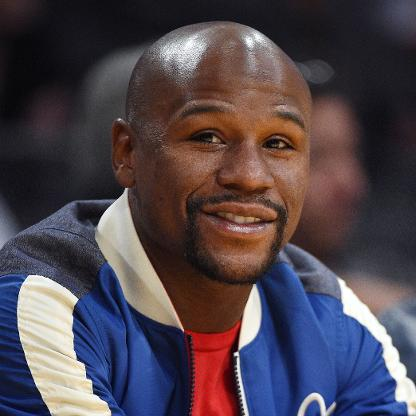
#> input picture PythonProject/readonly/floyd.jpg, 416 x 416 px
$ jupyter execute --allow-errors module_3.ipynb
#> lines starting #> are read from the running program, lines starting #| are printed output that depends on the picture
## Release the Kraken!

[cell 1]
# The next library we're going to look at is called Kraken, which was developed by Université
# PSL in Paris. It's actually based on a slightly older code base, OCRopus. You can see how the
# flexible open-source licenses allow new ideas to grow by building upon older ideas. And, in
# this case, I fully support the idea that the Kraken - a mythical massive sea creature - is the
# natural progression of an octopus!
#
# What we are going to use Kraken for is to detect lines of text as bounding boxes in a given
# image. The biggest limitation of tesseract is the lack of a layout engine inside of it. Tesseract
# expects to be using fairly clean text, and gets confused if we don't crop out other artifacts.
# It's not bad, but Kraken can help us out be segmenting pages. Lets take a look.

[cell 2]
# First, we'll take a look at the kraken module itself
import kraken
help(kraken)

[cell 3]
# There isn't much of a discussion here, but there are a number of sub-modules that look
# interesting. I spend a bit of time on their website, and I think the pageseg module, which
# handles all of the page segmentation, is the one we want to use. Lets look at it
from kraken import pageseg
help(pageseg)

[cell 4]
# So it looks like there are a few different functions we can call, and the segment
# function looks particularly appropriate. I love how expressive this library is on the
# documentation front -- I can see immediately that we are working with PIL.Image files,
# and the author has even indicated that we need to pass in either a binarized (e.g. '1')
# or grayscale (e.g. 'L') image. We can also see that the return value is a dictionary
# object with two keys, "text_direction" which will return to us a string of the
# direction of the text, and "boxes" which appears to be a list of tuples, where each
# tuple is a box in the original image.
#
# Lets try this on the image of text. I have a simple bit of text in a file called
# two_col.png which is from a newspaper on campus here
from PIL import Image
#> (the rest of this cell did not finish here and is left out)

[cell 5]
# Ok, pretty simple two column text and then a list of lists which are the bounding boxes of
# lines of that text. Lets write a little routine to try and see the effects a bit more
# clearly. I'm going to clean up my act a bit and write real documentation too, it's a good
# practice
# [18 lines left out: function show_boxes, not called in this run]

# To test this, lets use display
#> (the rest of this cell did not finish here and is left out)

[cell 6]
# Not bad at all! It's interesting to see that kraken isn't completely sure what to do with this
# two column format. In some cases, kraken has identified a line in just a single column, while
# in other cases kraken has spanned the line marker all the way across the page. Does this matter?
# Well, it really depends on our goal. In this case, I want to see if we can improve a bit on this.
#
# So we're going to go a bit off script here. While this week of lectures is about libraries, the
# goal of this last course is to give you confidence that you can apply your knowledge to actual
# programming tasks, even if the library you are using doesn't quite do what you want.
#
# I'd like to pause the video for the moment and collect your thoughts. Looking at the image above,
# with the two column example and red boxes, how do you think we might modify this image to improve
# kraken's ability to text lines?

[cell 7]
# Thanks for sharing your thoughts, I'm looking forward to seeing the breadth of ideas that everyone
# in the course comes up with. Here's my partial solution -- while looking through the kraken docs on
# the pageseg() function I saw that there are a few parameters we can supply in order to improve
# segmentation. One of these is the black_colseps parameter. If set to True, kraken will assume that
# columns will be separated by black lines. This isn't our case here, but, I think we have all of the
# tools to go through and actually change the source image to have a black separator between columns.
#
# The first step is that I want to update the show_boxes() function. I'm just going to do a quick
# copy and paste from the above but add in the black_colseps=True parameter
# [18 lines left out: function show_boxes, not called in this run]

[cell 8]
# The next step is to think of the algorithm we want to apply to detect a white column separator.
# In experimenting a bit I decided that I only wanted to add the separator if the space of was
# at least 25 pixels wide, which is roughly the width of a character, and six lines high. The
# width is easy, lets just make a variable
char_width=25
#> char_width = 25
# The height is harder, since it depends on the height of the text. I'm going to write a routine
# to calculate the average height of a line
# [16 lines left out: function calculate_line_height, not called in this run]

# And lets test this with the image with have been using
#> (the rest of this cell did not finish here and is left out)

#> (a cell that did not finish here is left out)

[cell 10]
# It seems we will want to have a function which, given a pixel in an image, can check to see
# if that pixel has whitespace to the right and below it. Essentially, we want to test to see
# if the pixel is the upper left corner of something that looks like the gap_box. If so, then
# we should insert a line to "break up" this box before sending to kraken
#
# Lets call this new function gap_check
# [28 lines left out: function gap_check, not called in this run]

[cell 11]
# Alright, we have a function to check for a gap, called gap_check. What should we do once
# we find a gap? For this, lets just draw a line in the middle of it. Lets create a new function
# [19 lines left out: function draw_sep, not called in this run]
    # and we don't have anything we need to return from this, because we modified the image

[cell 12]
# Now, lets try it all out. This is pretty easy, we can just iterate through each pixel
# in the image, check if there is a gap, then insert a line if there is.
# [14 lines left out: function process_image, not called in this run]

# Lets read in our test image and convert it through binarization
#> (the rest of this cell did not finish here and is left out)

#> (a cell that did not finish here is left out)

[cell 14]
# Looks like that is pretty accurate, and fixes the problem we faced. Feel free to experiment
# with different settings for the gap heights and width and share in the forums. You'll notice though
# method we created is really quite slow, which is a bit of a problem if we wanted to use
# this on larger text. But I wanted to show you how you can mix your own logic and work with
# libraries you're using. Just because Kraken didn't work perfectly, doesn't mean we can't
# build something more specific to our use case on top of it.
#
# I want to end this lecture with a pause and to ask you to reflect on the code we've written
# here. We started this course with some pretty simple use of libraries, but now we're
# digging in deeper and solving problems ourselves with the help of these libraries. Before we
# go on to our last library, how well prepared do you think you are to take your python
# skills out into the wild?

## Comparing Image Data Structures

[cell 15]
# OpenCV supports reading of images in most file formats, such as JPEG, PNG, and TIFF. Most image and
# video analysis requires converting images into grayscale first. This simplifies the image and reduces
# noise allowing for improved analysis. Let's write some code that reads an image of as person, Floyd
# Mayweather and converts it into greyscale.

# First we will import the open cv package cv2
import cv2 as cv
# We'll load the floyd.jpg image
img = cv.imread('readonly/floyd.jpg')
#> img is the input picture: shape (416, 416, 3); mean B, G, R 77.4, 68.5, 78.7
# And we'll convert it to grayscale using the cvtColor image
gray = cv.cvtColor(img, cv.COLOR_BGR2GRAY)
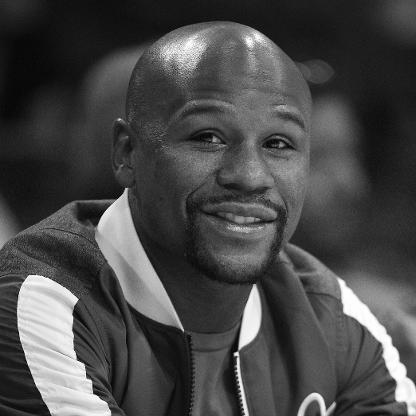
#> gray: shape (416, 416); min 0, max 255, mean 72.5

# Now, before we get to the result, lets talk about docs. Just like tesseract, opencv is an external
# package written in C++, and the docs for python are really poor. This is unfortunatly quite common
# when python is being used as a wrapper. Thankfully, the web docs for opencv are actually pretty good,
# so hit the website docs.opencv.org when you want to learn more about a particular function. In this
# case cvtColor converts from one color space to another, and we are convering our image to grayscale.
# Of course, we already know at least two different ways of doing this, using binarization and PIL
# color spaces conversions

# Lets instpec this object that has been returned.
import inspect
inspect.getmro(type(gray))

[cell 16]
# We see that it is of type ndarray, which is a fundamental list type coming from the numerical
# python project. That's a bit surprising - up until this point we have been used to working with
# PIL.Image objects. OpenCV, however, wants to represent an image as a two dimensional sequence
# of bytes, and the ndarray, which stands for n dimensional array, is the ideal way to do this.
# Lets look at the array contents.
gray

[cell 17]
# The array is shown here as a list of lists, where the inner lists are filled with integers.
# The dtype=uint8 definition indicates that each of the items in an array is an 8 bit unsigned
# integer, which is very common for black and white images. So this is a pixel by pixel definition
# of the image.
#
# The display package, however, doesn't know what to do with this image. So lets convert it
# into a PIL object to render it in the browser.
from PIL import Image

# PIL can take an array of data with a given color format and convert this into a PIL object.
# This is perfect for our situation, as the PIL color mode, "L" is just an array of luminance
# values in unsigned integers
image = Image.fromarray(gray, "L")
display(image)

[cell 18]
# Lets talk a bit more about images for a moment. Numpy arrays are multidimensional. For
# instance, we can define an array in a single dimension:
import numpy as np
single_dim = np.array([25, 50 , 25, 10, 10])

# In an image, this is analagous to a single row of 5 pixels each in grayscale. But actually,
# all imaging libraries tend to expect at least two dimensions, a width and a height, and to
# show a matrix. So if we put the single_dim inside of another array, this would be a two
# dimensional array with element in the height direction, and five in the width direction
double_dim = np.array([single_dim])

double_dim

[cell 19]
# This should look pretty familiar, it's a lot like a list of lists! Lets see what this new
# two dimensional array looks like if we display it
display(Image.fromarray(double_dim, "L"))

[cell 20]
# Pretty unexciting - it's just a little line. Five pixels in a row to be exact, of different
# levels of black. The numpy library has a nice attribute called shape that allows us to see how
# many dimensions big an array is. The shape attribute returns a tuple that shows the height of
# the image, by the width of the image
double_dim.shape

[cell 21]
# Lets take a look at the shape of our initial image which we loaded into the img variable
img.shape

[cell 22]
# This image has three dimensions! That's because it has a width, a height, and what's called
# a color depth. In this case, the color is represented as an array of three values. Lets take a
# look at the color of the first pixel
first_pixel=img[0][0]
#> first_pixel = [33, 35, 53]
first_pixel
#> Out = [33, 35, 53]

[cell 23]
# Here we see that the color value is provided in full RGB using an unsigned integer. This
# means that each color can have one of 256 values, and the total number of unique colors
# that can be represented by this data is 256 * 256 *256 which is roughly 16 million colors.
# We call this 24 bit color, which is 8+8+8.
#
# If you find yourself shopping for a television, you might notice that some expensive models
# are advertised as having 10 bit or even 12 bit panels. These are televisions where each of
# the red, green, and blue color channels are represented by 10 or 12 bits instead of 8. For
# ten bit panels this means that there are 1 billion colors capable, and 12 bit panels are
# capable of over 68 billion colors!

[cell 24]
# We're not going to talk much more about color in this course, but it's a fun subject. Instead,
# lets go back to this array representation of images, because we can do some interesting things
# with this.
#
# One of the most common things to do with an ndarray is to reshape it -- to change the number
# of rows and columns that are represented so that we can do different kinds of operations.
# Here is our original two dimensional image
print("Original image")
print(gray)
#> (printed output is left out)
# If we wanted to represent that as a one dimensional image, we just call reshape
print("New image")
# And reshape takes the image as the first parameter, and a new shape as the second
image1d=np.reshape(gray,(1,gray.shape[0]*gray.shape[1]))
print(image1d)
#> (printed output is left out)

[cell 25]
# So, why are we talking about these nested arrays of bytes, we were supposed to be talking
# about OpenCV as a library. Well, I wanted to show you that often libraries working on the
# same kind of principles, in this case images stored as arrays of bytes, are not representing
# data in the same way in their APIs. But, by exploring a bit you can learn how the internal
# representation of data is stored, and build routines to convert between formats.
#
# For instance, remember in the last lecture when we wanted to look for gaps in an image so
# that we could draw lines to feed into kraken? Well, we use PIL to do this, using getpixel()
# to look at individual pixels and see what the luminosity was, then ImageDraw.rectangle to
# actually fill in a black bar separator. This was a nice high level API, and let us write
# routines to do the work we wanted without having to understand too much about how the images
# were being stored. But it was computationally very slow.
#
# Instead, we could write the code to do this using matrix features within numpy. Lets take
# a look.
import cv2 as cv
# We'll load the 2 column image
img = cv.imread('readonly/two_col.png')
# And we'll convert it to grayscale using the cvtColor image
#> (the rest of this cell did not finish here and is left out)

[cell 26]
# Now, remember how slicing on a list works, if you have a list of number such as
# a=[0,1,2,3,4,5] then a[2:4] will return the sublist of numbers at position 2 through 4
# inclusive - don't forget that lists start indexing at 0!
# If we have a two dimensional array, we can slice out a smaller piece of that using the
# format a[2:4,1:3]. You can think of this as first slicing along the rows dimension, then
# in the columns dimension. So in this example, that would be a matrix of rows 2, and 3,
# and columns 1, and 2. Here's a look at our image.
gray[2:4,1:3]
#> Out = [[39, 39], [37, 37]]

[cell 27]
# So we see that it is all white. We can use this as a "window" and move it around our
# our big image.
#
# Finally, the ndarray library has lots of matrix functions which are generally very fast
# to run. One that we want to consider in this case is count_nonzero(), which just returns
# the number of entries in the matrix which are not zero.
np.count_nonzero(gray[2:4,1:3])
#> Out = 4

[cell 28]
# Ok, the last benefit of going to this low level approach to images is that we can change
# pixels very fast as well. Previously we were drawing rectangles and setting a fill and line
# width. This is nice if you want to do something like change the color of the fill from the
# line, or draw complex shapes. But we really just want a line here. That's really easy to
# do - we just want to change a number of luminosity values from 255 to 0.
#
# As an example, lets create a big white matrix
white_matrix=np.full((12,12),255,dtype=np.uint8)
display(Image.fromarray(white_matrix,"L"))
white_matrix

[cell 29]
# looks pretty boring, it's just a giant white square we can't see. But if we want, we can
# easily color a column to be black
white_matrix[:,6]=np.full((1,12),0,dtype=np.uint8)
display(Image.fromarray(white_matrix,"L"))
white_matrix

[cell 30]
# And that's exactly what we wanted to do. So, why do it this way, when it seems so much
# more low level? Really, the answer is speed. This paradigm of using matricies to store
# and manipulate bytes of data for images is much closer to how low level API and hardware
# developers think about storing files and bytes in memory.
#
# How much faster is it? Well, that's up to you to discover; there's an optional assignment
# for this week to convert our old code over into this new format, to compare both the
# readability and speed of the two different approaches.

## OpenCV

[cell 31]
# Ok, we're just about at the project for this course. If you reflect on the specialization
# as a whole you'll realize that you started with probably little or no understanding of python,
# progressed through the basic control structures and libraries included with the language
# with the help of a digital textbook, moved on to more high level representations of data
# and functions with objects, and now started to explore third party libraries that exist for
# python which allow you to manipulate and display images. This is quite an achievement!
#
# You have also no doubt found that as you have progressed the demands on you to engage in self-
# discovery have also increased. Where the first assignments were maybe straight forward, the
# ones in this week require you to struggle a bit more with planning and debugging code as
# you develop.
#
# But, you've persisted, and I'd like to share with you just one more set of features before
# we head over to a project. The OpenCV library contains mechanisms to do face detection on
# images. The technique used is based on Haar cascades, which is a machine learning approach.
# Now, we're not going to go into the machine learning bits, we have another specialization on
# Applied Data Science with Python which you can take after this if you're interested in that topic.
# But here we'll treat OpenCV like a black box.
#
# OpenCV comes with trained models for detecting faces, eyes, and smiles which we'll be using.
# You can train models for detecting other things - like hot dogs or flutes - and if you're
# interested in that I'd recommend you check out the Open CV docs on how to train a cascade
# classifier: https://docs.opencv.org/3.4/dc/d88/tutorial_traincascade.html
# However, in this lecture we just want to use the current classifiers and see if we can detect
# portions of an image which are interesting.
#
# First step is to load opencv and the XML-based classifiers
import cv2 as cv
face_cascade = cv.CascadeClassifier('readonly/haarcascade_frontalface_default.xml')
eye_cascade = cv.CascadeClassifier('readonly/haarcascade_eye.xml')

[cell 32]
# Ok, with the classifiers loaded, we now want to try and detect a face. Lets pull in the
# picture we played with last time
img = cv.imread('readonly/floyd.jpg')
# And we'll convert it to grayscale using the cvtColor image
gray = cv.cvtColor(img, cv.COLOR_BGR2GRAY)
# The next step is to use the face_cascade classifier. I'll let you go explore the docs if you
# would like to, but the norm is to use the detectMultiScale() function. This function returns
# a list of objects as rectangles. The first parameter is an ndarray of the image.
faces = face_cascade.detectMultiScale(gray)
#> faces = [[158, 75, 176, 176]]
# And lets just print those faces out to the screen
faces
#> Out = [[158, 75, 176, 176]]

[cell 33]
faces.tolist()[0]
#> Out = [158, 75, 176, 176]

[cell 34]
# The resulting rectangles are in the format of (x,y,w,h) where x and y denote the upper
# left hand point for the image and the width and height represent the bounding box. We know
# how to handle this in PIL
from PIL import Image

# Lets create a PIL image object
pil_img=Image.fromarray(gray,mode="L")

# Now lets bring in our drawing object
from PIL import ImageDraw
# And lets create our drawing context
drawing=ImageDraw.Draw(pil_img)

# Now lets pull the rectangle out of the faces object
rec=faces.tolist()[0]
#> rec = [158, 75, 176, 176]

# Now we just draw a rectangle around the bounds
drawing.rectangle(rec, outline="white")

# And display
display(pil_img)
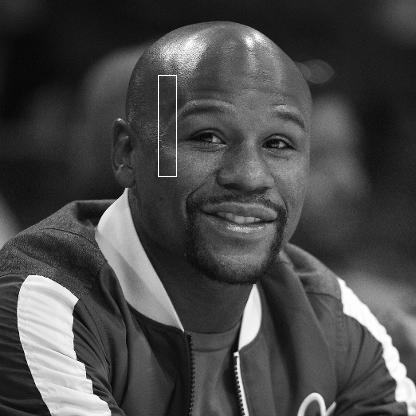
#> shown: PIL image 416x416 L; min 0, max 255, mean 72.8

[cell 35]
# So, not quite what we were looking for. What do you think went wrong?
# Well, a quick double check of the docs and it is apparent that OpenCV is return the coordinates
# as (x,y,w,h), while PIL.ImageDraw is looking for (x1,y1,x2,y2). Looks like an easy fix
# Wipe our old image
pil_img=Image.fromarray(gray,mode="L")
# Setup our drawing context
drawing=ImageDraw.Draw(pil_img)
# And draw the new box
drawing.rectangle((rec[0],rec[1],rec[0]+rec[2],rec[1]+rec[3]), outline="white")
# And display
display(pil_img)
#> (the rest of the program and of its run is left out)
